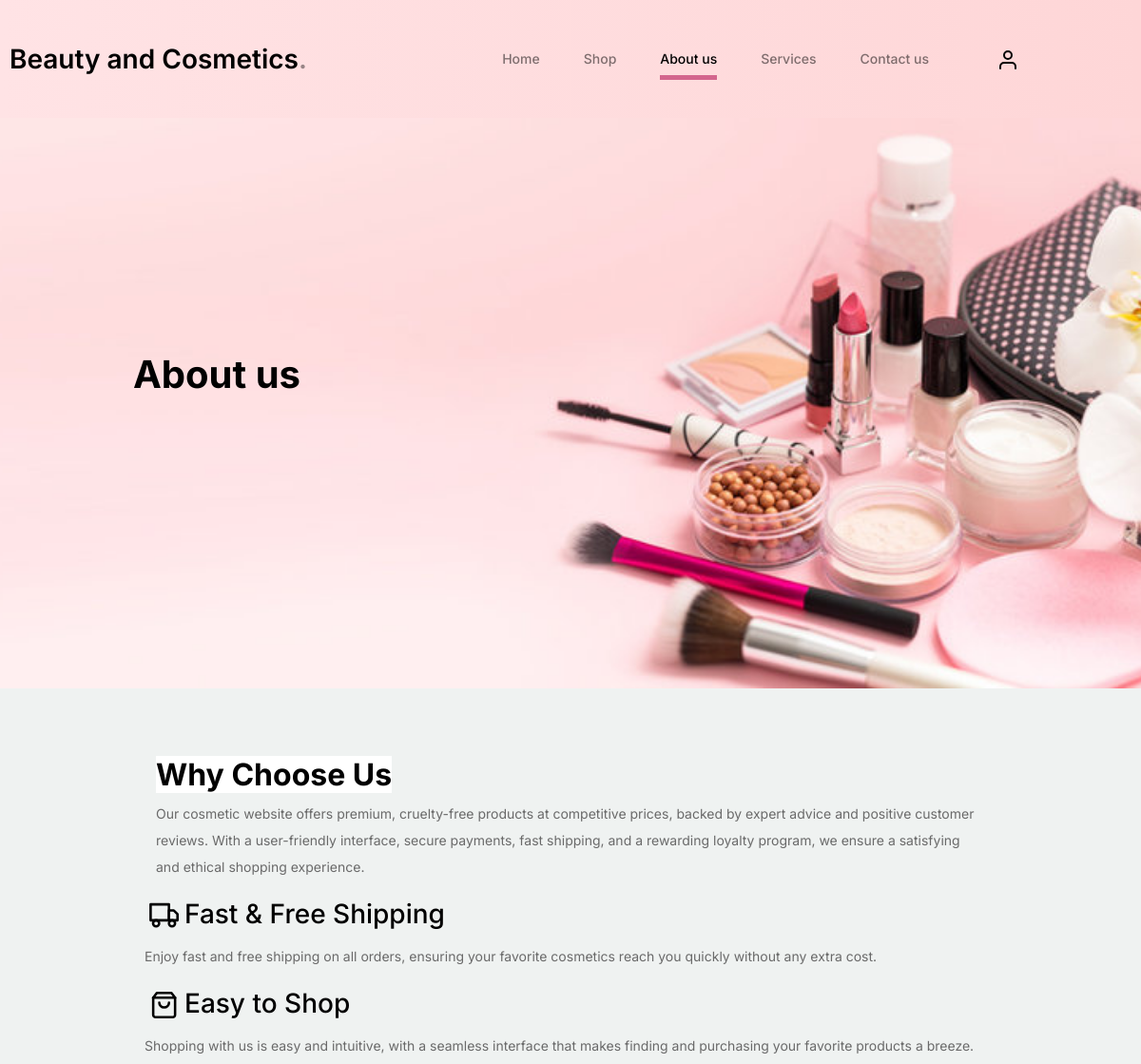
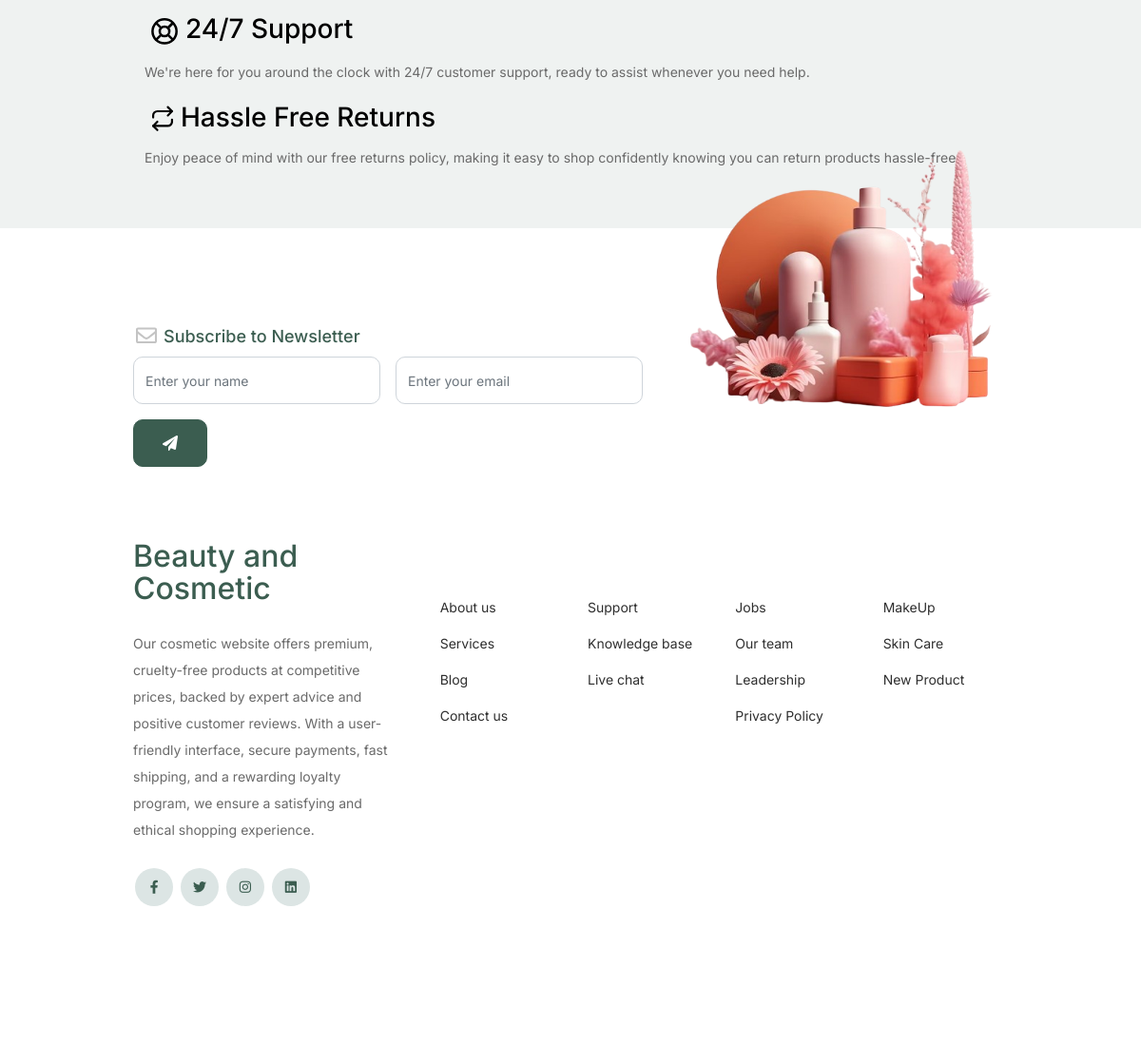
/guestuser/about.php, run on the app's committed database (2 pictures, top to bottom).
### tables this page shows
CREATE TABLE `about_us` (
  `id` int(11) NOT NULL,
  `content` text NOT NULL,
  `created_at` datetime DEFAULT current_timestamp(),
  `updated_at` datetime DEFAULT current_timestamp() ON UPDATE current_timestamp()
);

### guestuser/about.php (the view)
<?php
include_once("header.php");
include_once("db_connection.php");
?>
<div class="hero">
    <div class="container">
        <div class="row justify-content-between">
            <div class="col-lg-5">
                <div class="intro-excerpt">
                    <h1>About us</h1>
                </div>
            </div>
            <div class="col-lg-7"></div>
        </div>
    </div>
</div>
<div class="container">
    <br>
    <div class="row p-4">
        <div class="col-12">
            <?php
            $q = "SELECT * FROM about_us WHERE id = 1";
            $result = mysqli_query($con, $q);
            while ($r = mysqli_fetch_assoc($result)) {
                echo $r['content'];
            }
            ?>
        </div>
    </div>
</div>
<?php
include_once("footer.php");
?>

### css/style1.css (style rules this page uses)
body { overflow-x: hidden; position: relative; }
body { font-family: "Inter", sans-serif; font-weight: 400; line-height: 28px; color: #6a6a6a; font-size: 14px; background-color: #eff2f1; }
.hero { background-image: url('../images/mainimage.png'); background-size:cover; background-position: center; background-repeat: no-repeat; padding: calc(4rem - 30px) 0 0rem 0; width: 100%; height: 600px; display: flex; justify-content: center; align-items: center; margin: 0 auto; border-radius: 0px; }
@media (min-width: 768px) { .hero { padding: calc(4rem - 30px) 0 4rem 0; } }
@media (min-width: 992px) { .hero { padding: calc(8rem - 30px) 0 8rem 0; } }
.hero .intro-excerpt { position: relative; z-index: 4; }
@media (min-width: 992px) { .hero .intro-excerpt { max-width: 450px; } }
.hero h1 { font-weight: 700; color: #000000; margin-bottom: 30px; }
.container { width: 80%; margin: 0 auto; padding: 20px; border-radius: 8px; }

### data on the page
about_us: content "Why Choose Us Our cosmetic website offers premium, cruelty-free products at competitive prices, backed by expert advice and positive customer reviews. With a user-friendly interface, secure payments, fast shipping, and a rewarding loyalty program, we ensure a satisfying and ethical shopping experience. Fast & Free Shipping Enjoy fast and free shipping on all orders, ensuring your favorite cosmetics reach you quickly without any extra cost. Easy to Shop Shopping with us is easy and intuitive, with a seamless interface that makes finding and purchasing your favorite products a breeze. 24/7 Support We're here for you around the clock with 24/7 customer support, ready to assist whenever you…", content (picture)
